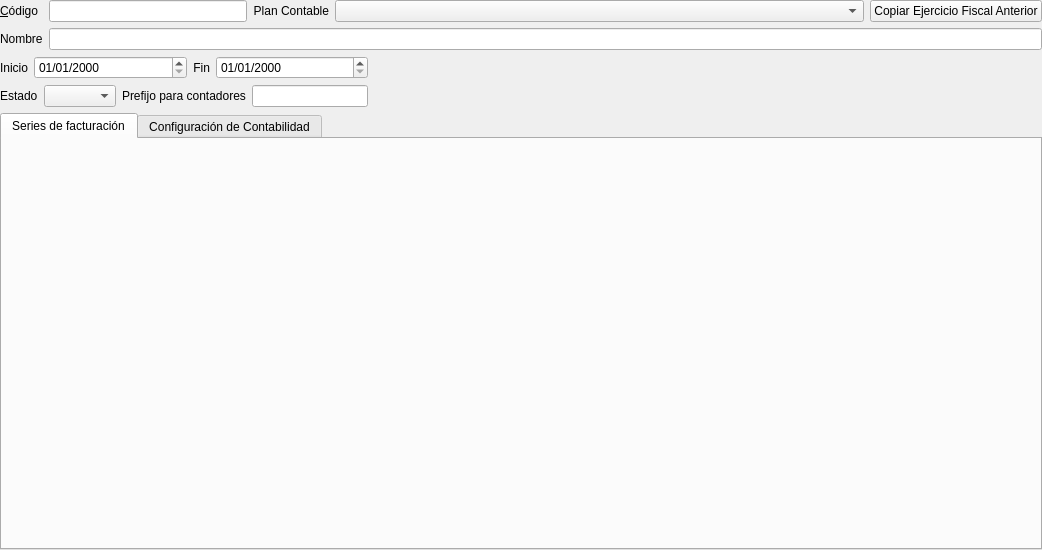
<?xml version="1.0" encoding="UTF-8"?>
<ui version="4.0">
 <class>frmEjercicios</class>
 <widget class="QWidget" name="frmEjercicios">
  <property name="geometry">
   <rect>
    <x>0</x>
    <y>0</y>
    <width>1042</width>
    <height>550</height>
   </rect>
  </property>
  <property name="windowTitle">
   <string>Ejercicios Fiscales</string>
  </property>
  <property name="windowIcon">
   <iconset>
    <normaloff>:/aplicacion/images/alephLogoIcon.ico</normaloff>:/aplicacion/images/alephLogoIcon.ico</iconset>
  </property>
  <layout class="QGridLayout" name="gridLayout_2">
   <property name="leftMargin">
    <number>0</number>
   </property>
   <property name="topMargin">
    <number>0</number>
   </property>
   <property name="rightMargin">
    <number>0</number>
   </property>
   <property name="bottomMargin">
    <number>0</number>
   </property>
   <item row="0" column="0">
    <widget class="QLabel" name="lblNombre">
     <property name="text">
      <string>&amp;Código</string>
     </property>
     <property name="buddy">
      <cstring>db_codejercicio</cstring>
     </property>
    </widget>
   </item>
   <item row="0" column="1">
    <widget class="DBLineEdit" name="db_codejercicio">
     <property name="fieldName" stdset="0">
      <string>codejercicio</string>
     </property>
     <property name="dataEditable" stdset="0">
      <bool>true</bool>
     </property>
    </widget>
   </item>
   <item row="0" column="2">
    <widget class="QLabel" name="lblNombre_12">
     <property name="text">
      <string>Plan Contable</string>
     </property>
     <property name="alignment">
      <set>Qt::AlignRight|Qt::AlignTrailing|Qt::AlignVCenter</set>
     </property>
     <property name="buddy">
      <cstring>db_plancontable</cstring>
     </property>
    </widget>
   </item>
   <item row="0" column="3" colspan="2">
    <widget class="DBComboBox" name="db_plancontable">
     <property name="sizePolicy">
      <sizepolicy hsizetype="Minimum" vsizetype="Fixed">
       <horstretch>0</horstretch>
       <verstretch>0</verstretch>
      </sizepolicy>
     </property>
     <property name="fieldName" stdset="0">
      <string>plancontable</string>
     </property>
     <property name="dataEditable" stdset="0">
      <bool>true</bool>
     </property>
    </widget>
   </item>
   <item row="0" column="5">
    <widget class="QPushButton" name="pb_copiarejercicio">
     <property name="sizePolicy">
      <sizepolicy hsizetype="Maximum" vsizetype="Fixed">
       <horstretch>0</horstretch>
       <verstretch>0</verstretch>
      </sizepolicy>
     </property>
     <property name="text">
      <string>Copiar Ejercicio Fiscal Anterior</string>
     </property>
     <property name="checkable">
      <bool>true</bool>
     </property>
    </widget>
   </item>
   <item row="1" column="0">
    <widget class="QLabel" name="lblNombre_4">
     <property name="text">
      <string>Nombre</string>
     </property>
     <property name="buddy">
      <cstring>db_nombre</cstring>
     </property>
    </widget>
   </item>
   <item row="1" column="1" colspan="5">
    <widget class="DBLineEdit" name="db_nombre">
     <property name="whatsThis">
      <string>Descripción</string>
     </property>
     <property name="fieldName" stdset="0">
      <string>nombre</string>
     </property>
     <property name="dataEditable" stdset="0">
      <bool>true</bool>
     </property>
    </widget>
   </item>
   <item row="2" column="0" colspan="4">
    <layout class="QHBoxLayout" name="horizontalLayout">
     <item>
      <widget class="QLabel" name="lblNombre_13">
       <property name="sizePolicy">
        <sizepolicy hsizetype="Maximum" vsizetype="Preferred">
         <horstretch>0</horstretch>
         <verstretch>0</verstretch>
        </sizepolicy>
       </property>
       <property name="text">
        <string>Inicio</string>
       </property>
       <property name="buddy">
        <cstring>db_inicio</cstring>
       </property>
      </widget>
     </item>
     <item>
      <widget class="DBDateTimeEdit" name="db_inicio">
       <property name="displayFormat">
        <string>dd/MM/yyyy</string>
       </property>
       <property name="fieldName" stdset="0">
        <string>fechainicio</string>
       </property>
       <property name="dataEditable" stdset="0">
        <bool>true</bool>
       </property>
      </widget>
     </item>
     <item>
      <widget class="QLabel" name="lblNombre_14">
       <property name="sizePolicy">
        <sizepolicy hsizetype="Maximum" vsizetype="Preferred">
         <horstretch>0</horstretch>
         <verstretch>0</verstretch>
        </sizepolicy>
       </property>
       <property name="text">
        <string>Fin</string>
       </property>
       <property name="alignment">
        <set>Qt::AlignRight|Qt::AlignTrailing|Qt::AlignVCenter</set>
       </property>
       <property name="buddy">
        <cstring>db_inicio_2</cstring>
       </property>
      </widget>
     </item>
     <item>
      <widget class="DBDateTimeEdit" name="db_inicio_2">
       <property name="displayFormat">
        <string>dd/MM/yyyy</string>
       </property>
       <property name="fieldName" stdset="0">
        <string>fechafin</string>
       </property>
       <property name="dataEditable" stdset="0">
        <bool>true</bool>
       </property>
      </widget>
     </item>
    </layout>
   </item>
   <item row="2" column="4" colspan="2">
    <spacer name="horizontalSpacer_2">
     <property name="orientation">
      <enum>Qt::Horizontal</enum>
     </property>
     <property name="sizeHint" stdset="0">
      <size>
       <width>668</width>
       <height>20</height>
      </size>
     </property>
    </spacer>
   </item>
   <item row="3" column="0" colspan="4">
    <layout class="QHBoxLayout" name="horizontalLayout_2">
     <item>
      <widget class="QLabel" name="lblNombre_15">
       <property name="sizePolicy">
        <sizepolicy hsizetype="Maximum" vsizetype="Preferred">
         <horstretch>0</horstretch>
         <verstretch>0</verstretch>
        </sizepolicy>
       </property>
       <property name="text">
        <string>Estado</string>
       </property>
       <property name="buddy">
        <cstring>db_estado</cstring>
       </property>
      </widget>
     </item>
     <item>
      <widget class="DBComboBox" name="db_estado">
       <property name="fieldName" stdset="0">
        <string>estado</string>
       </property>
       <property name="dataEditable" stdset="0">
        <bool>true</bool>
       </property>
      </widget>
     </item>
     <item>
      <widget class="QLabel" name="label">
       <property name="sizePolicy">
        <sizepolicy hsizetype="Maximum" vsizetype="Preferred">
         <horstretch>0</horstretch>
         <verstretch>0</verstretch>
        </sizepolicy>
       </property>
       <property name="text">
        <string>Prefijo para contadores</string>
       </property>
       <property name="buddy">
        <cstring>db_counter_prefix</cstring>
       </property>
      </widget>
     </item>
     <item>
      <widget class="DBLineEdit" name="db_counter_prefix">
       <property name="fieldName" stdset="0">
        <string>counter_prefix</string>
       </property>
       <property name="dataEditable" stdset="0">
        <bool>true</bool>
       </property>
       <property name="automaticWidthBasedOnFieldMaxLength" stdset="0">
        <bool>true</bool>
       </property>
      </widget>
     </item>
    </layout>
   </item>
   <item row="3" column="4" colspan="2">
    <spacer name="horizontalSpacer_3">
     <property name="orientation">
      <enum>Qt::Horizontal</enum>
     </property>
     <property name="sizeHint" stdset="0">
      <size>
       <width>668</width>
       <height>20</height>
      </size>
     </property>
    </spacer>
   </item>
   <item row="4" column="0" colspan="6">
    <widget class="QTabWidget" name="tabWidget">
     <property name="currentIndex">
      <number>0</number>
     </property>
     <widget class="QWidget" name="tabSeriesFacturacion">
      <attribute name="title">
       <string>Series de facturación</string>
      </attribute>
      <layout class="QVBoxLayout" name="verticalLayout">
       <item>
        <widget class="DBDetailView" name="dbDetailView" native="true">
         <property name="relationName" stdset="0">
          <string>seriesfacturacion</string>
         </property>
         <property name="dataEditable" stdset="0">
          <bool>true</bool>
         </property>
        </widget>
       </item>
      </layout>
     </widget>
     <widget class="QWidget" name="tabAsientos">
      <attribute name="title">
       <string>Configuración de Contabilidad</string>
      </attribute>
      <layout class="QGridLayout" name="gridLayout">
       <item row="3" column="2" colspan="2">
        <widget class="DBLineEdit" name="db_codpostal_4">
         <property name="whatsThis">
          <string>Descripción</string>
         </property>
         <property name="fieldName" stdset="0">
          <string>idasientoapertura</string>
         </property>
         <property name="dataEditable" stdset="0">
          <bool>false</bool>
         </property>
        </widget>
       </item>
       <item row="0" column="0" colspan="7">
        <widget class="QPushButton" name="pb_generarejercicio">
         <property name="text">
          <string>Generar Estructura Plan General Contable</string>
         </property>
        </widget>
       </item>
       <item row="8" column="0" colspan="7">
        <widget class="DBTableView" name="co_cuentasesp">
         <property name="internalData" stdset="0">
          <bool>true</bool>
         </property>
         <property name="relationName" stdset="0">
          <string>co_cuentasesp</string>
         </property>
         <property name="dataEditable" stdset="0">
          <bool>true</bool>
         </property>
        </widget>
       </item>
       <item row="4" column="0" colspan="2">
        <widget class="DBChooseRecordButton" name="dbcrb_asientopyg">
         <property name="text">
          <string>Asiento de regularización</string>
         </property>
         <property name="fieldName" stdset="0">
          <string>idasientopyg</string>
         </property>
         <property name="dataEditable" stdset="0">
          <bool>true</bool>
         </property>
        </widget>
       </item>
       <item row="1" column="6">
        <spacer name="horizontalSpacer_7">
         <property name="orientation">
          <enum>Qt::Horizontal</enum>
         </property>
         <property name="sizeHint" stdset="0">
          <size>
           <width>40</width>
           <height>20</height>
          </size>
         </property>
        </spacer>
       </item>
       <item row="1" column="4">
        <widget class="QLabel" name="label_2">
         <property name="text">
          <string>Ejemplo de código de subcuenta</string>
         </property>
        </widget>
       </item>
       <item row="1" column="5">
        <widget class="QLineEdit" name="leEjemploSubcuenta">
         <property name="font">
          <font>
           <weight>75</weight>
           <bold>true</bold>
          </font>
         </property>
         <property name="focusPolicy">
          <enum>Qt::NoFocus</enum>
         </property>
         <property name="styleSheet">
          <string notr="true">background:#cccccc;</string>
         </property>
        </widget>
       </item>
       <item row="3" column="4" colspan="3">
        <spacer name="horizontalSpacer_4">
         <property name="orientation">
          <enum>Qt::Horizontal</enum>
         </property>
         <property name="sizeHint" stdset="0">
          <size>
           <width>280</width>
           <height>20</height>
          </size>
         </property>
        </spacer>
       </item>
       <item row="4" column="4" colspan="3">
        <spacer name="horizontalSpacer_5">
         <property name="orientation">
          <enum>Qt::Horizontal</enum>
         </property>
         <property name="sizeHint" stdset="0">
          <size>
           <width>280</width>
           <height>20</height>
          </size>
         </property>
        </spacer>
       </item>
       <item row="5" column="4" colspan="3">
        <spacer name="horizontalSpacer_6">
         <property name="orientation">
          <enum>Qt::Horizontal</enum>
         </property>
         <property name="sizeHint" stdset="0">
          <size>
           <width>280</width>
           <height>20</height>
          </size>
         </property>
        </spacer>
       </item>
       <item row="5" column="0" colspan="2">
        <widget class="DBChooseRecordButton" name="dbcbr_idasientocierre">
         <property name="text">
          <string>Asiento de cierre</string>
         </property>
         <property name="fieldName" stdset="0">
          <string>idasientocierre</string>
         </property>
         <property name="dataEditable" stdset="0">
          <bool>true</bool>
         </property>
        </widget>
       </item>
       <item row="3" column="0" colspan="2">
        <widget class="DBChooseRecordButton" name="dbcrb_asientoapertura">
         <property name="text">
          <string>Asiento de apertura</string>
         </property>
         <property name="fieldName" stdset="0">
          <string>idasientoapertura</string>
         </property>
         <property name="dataEditable" stdset="0">
          <bool>true</bool>
         </property>
        </widget>
       </item>
       <item row="5" column="2" colspan="2">
        <widget class="DBLineEdit" name="db_codpostal_7">
         <property name="whatsThis">
          <string>Descripción</string>
         </property>
         <property name="fieldName" stdset="0">
          <string>idasientoapertura</string>
         </property>
         <property name="dataEditable" stdset="0">
          <bool>false</bool>
         </property>
        </widget>
       </item>
       <item row="1" column="0">
        <widget class="QLabel" name="lblNombre_16">
         <property name="text">
          <string>Digitos para completar subcuenta</string>
         </property>
         <property name="buddy">
          <cstring>db_longsubcuenta</cstring>
         </property>
        </widget>
       </item>
       <item row="1" column="2" colspan="2">
        <widget class="DBNumberEdit" name="db_longsubcuenta">
         <property name="fieldName" stdset="0">
          <string>longsubcuenta</string>
         </property>
         <property name="dataEditable" stdset="0">
          <bool>true</bool>
         </property>
        </widget>
       </item>
       <item row="4" column="2" colspan="2">
        <widget class="DBLineEdit" name="db_codpostal_6">
         <property name="whatsThis">
          <string>Descripción</string>
         </property>
         <property name="fieldName" stdset="0">
          <string>idasientopyg</string>
         </property>
         <property name="dataEditable" stdset="0">
          <bool>false</bool>
         </property>
        </widget>
       </item>
       <item row="2" column="0" colspan="7">
        <widget class="DBCheckBox" name="db_partidasivaenexencion">
         <property name="whatsThis">
          <string>&lt;html&gt;&lt;head/&gt;&lt;body&gt;&lt;p&gt;Algunos programas de contabilidad a los que AlephERP puede exportar, requieren que aquellas facturas exentas de IVA, generen asientos contables con partidas compensadas en las cuentas 472 y 477. La razón es que utilizan esas partidas para conocer qué facturas irán en los libros de facturas recibidas o emitidas que es necesario rellenar.&lt;/p&gt;&lt;/body&gt;&lt;/html&gt;</string>
         </property>
         <property name="text">
          <string>Las facturas Exentas de I.V.A. generan partidas contables compensadas en las cuentas 472 y 477</string>
         </property>
         <property name="fieldName" stdset="0">
          <string>partidasivaenexencion</string>
         </property>
         <property name="dataEditable" stdset="0">
          <bool>true</bool>
         </property>
        </widget>
       </item>
      </layout>
     </widget>
    </widget>
   </item>
  </layout>
  <zorder>tabWidget</zorder>
  <zorder></zorder>
  <zorder>pb_copiarejercicio</zorder>
 </widget>
 <customwidgets>
  <customwidget>
   <class>DBCheckBox</class>
   <extends>QCheckBox</extends>
   <header>widgets/dbcheckbox.h</header>
  </customwidget>
  <customwidget>
   <class>DBChooseRecordButton</class>
   <extends>QPushButton</extends>
   <header>widgets/dbchooserecordbutton.h</header>
  </customwidget>
  <customwidget>
   <class>DBComboBox</class>
   <extends>QComboBox</extends>
   <header>widgets/dbcombobox.h</header>
  </customwidget>
  <customwidget>
   <class>DBDateTimeEdit</class>
   <extends>QDateTimeEdit</extends>
   <header>widgets/dbdatetimeedit.h</header>
  </customwidget>
  <customwidget>
   <class>DBDetailView</class>
   <extends>QWidget</extends>
   <header>widgets/dbdetailview.h</header>
  </customwidget>
  <customwidget>
   <class>DBLineEdit</class>
   <extends>QLineEdit</extends>
   <header>widgets/dblineedit.h</header>
  </customwidget>
  <customwidget>
   <class>DBNumberEdit</class>
   <extends>QLineEdit</extends>
   <header>widgets/dbnumberedit.h</header>
  </customwidget>
  <customwidget>
   <class>DBTableView</class>
   <extends>QTableView</extends>
   <header>widgets/dbtableview.h</header>
  </customwidget>
 </customwidgets>
 <tabstops>
  <tabstop>db_codejercicio</tabstop>
  <tabstop>db_plancontable</tabstop>
  <tabstop>pb_copiarejercicio</tabstop>
  <tabstop>db_nombre</tabstop>
  <tabstop>db_inicio</tabstop>
  <tabstop>db_inicio_2</tabstop>
  <tabstop>db_estado</tabstop>
  <tabstop>db_counter_prefix</tabstop>
  <tabstop>tabWidget</tabstop>
  <tabstop>db_codpostal_7</tabstop>
  <tabstop>dbcrb_asientoapertura</tabstop>
  <tabstop>db_codpostal_6</tabstop>
  <tabstop>dbcbr_idasientocierre</tabstop>
  <tabstop>dbcrb_asientopyg</tabstop>
  <tabstop>db_partidasivaenexencion</tabstop>
  <tabstop>db_codpostal_4</tabstop>
  <tabstop>co_cuentasesp</tabstop>
  <tabstop>pb_generarejercicio</tabstop>
  <tabstop>db_longsubcuenta</tabstop>
 </tabstops>
 <resources>
  <include location="../../resources/resources.qrc"/>
 </resources>
 <connections/>
</ui>
